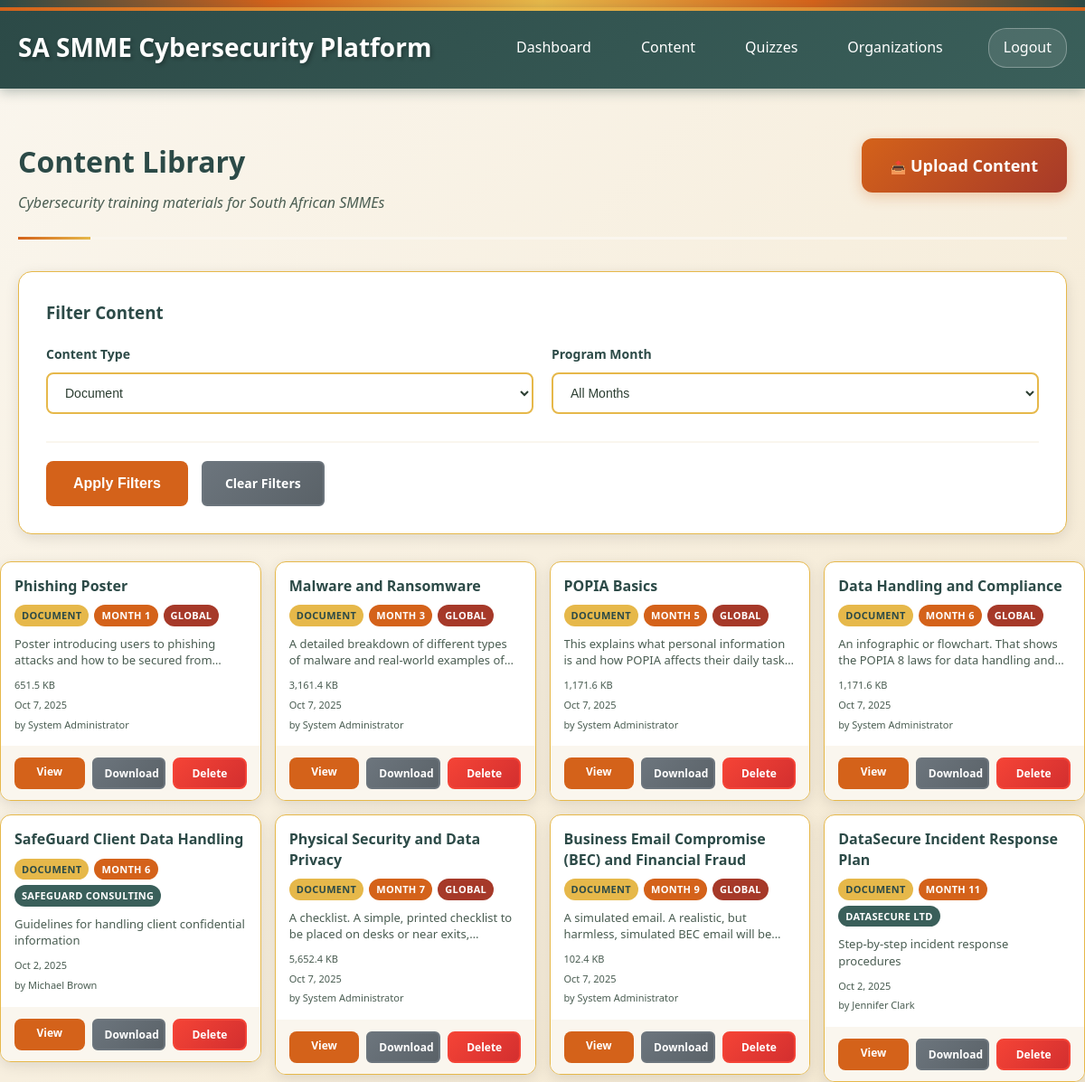
Screenshot of /content_list.php?type=document (signed in) with the database file from the repository.
### tables this page shows
CREATE TABLE content (
    id INTEGER PRIMARY KEY AUTOINCREMENT,
    organization_id INTEGER, -- NULL for global content
    title VARCHAR(255) NOT NULL,
    description TEXT,
    file_path VARCHAR(500),
    file_name VARCHAR(255),
    file_size INTEGER,
    external_url VARCHAR(500), -- For YouTube, external links
    content_type_id INTEGER NOT NULL,
    month_number INTEGER CHECK (month_number >= 1 AND month_number <= 12), -- 1-12 for program months
    target_audience TEXT, -- JSON array of roles/departments
    is_mandatory BOOLEAN DEFAULT 1,
    uploaded_by INTEGER NOT NULL,
    is_active BOOLEAN DEFAULT 1,
    created_at TIMESTAMP DEFAULT CURRENT_TIMESTAMP,
    updated_at TIMESTAMP DEFAULT CURRENT_TIMESTAMP,
    FOREIGN KEY (organization_id) REFERENCES organizations(id),
    FOREIGN KEY (content_type_id) REFERENCES content_types(id),
    FOREIGN KEY (uploaded_by) REFERENCES users(id)
);

CREATE TABLE content_types (
    id INTEGER PRIMARY KEY AUTOINCREMENT,
    name VARCHAR(50) UNIQUE NOT NULL,
    description TEXT,
    file_extensions TEXT, -- JSON array of allowed extensions
    max_file_size INTEGER DEFAULT 10485760, -- 10MB default
    created_at TIMESTAMP DEFAULT CURRENT_TIMESTAMP
);

CREATE TABLE organizations (
    id INTEGER PRIMARY KEY AUTOINCREMENT,
    name VARCHAR(100) NOT NULL,
    registration_number VARCHAR(50),
    industry VARCHAR(50),
    size_category VARCHAR(20) CHECK (size_category IN ('micro', 'small', 'medium')),
    contact_email VARCHAR(100) NOT NULL,
    contact_phone VARCHAR(20),
    address TEXT,
    subscription_plan VARCHAR(20) DEFAULT 'basic',
    subscription_status VARCHAR(20) DEFAULT 'active' CHECK (subscription_status IN ('active', 'suspended', 'cancelled')),
    settings TEXT, -- JSON for organization-specific settings
    is_active BOOLEAN DEFAULT 1,
    created_at TIMESTAMP DEFAULT CURRENT_TIMESTAMP,
    updated_at TIMESTAMP DEFAULT CURRENT_TIMESTAMP
);

### src/content_list.php (the view, shortened to what this page needs)
<?php
require_once __DIR__ . '/config/db.php';
$filter_type = $_GET['type'] ?? '';
$where_conditions = ['c.is_active = 1'];
$params = [];
if (!empty($filter_type)) {
    $where_conditions[] = 'ct.name = :type';
    $params['type'] = $filter_type;
}
$where_clause = implode(' AND ', $where_conditions);
try {
    $stmt = $pdo->prepare("
        SELECT c.*, ct.name as content_type_name, o.name as organization_name,
               u.first_name || ' ' || u.last_name as uploaded_by_name
        FROM content c
        LEFT JOIN content_types ct ON c.content_type_id = ct.id
        LEFT JOIN organizations o ON c.organization_id = o.id
        LEFT JOIN users u ON c.uploaded_by = u.id
        WHERE $where_clause
        ORDER BY c.month_number ASC, c.created_at DESC
    ");
    $stmt->execute($params);
    $content_list = $stmt->fetchAll(PDO::FETCH_ASSOC);
} catch (PDOException $e) {
    $content_list = [];
    $error = "Error loading content: " . $e->getMessage();
}
try {
    $type_stmt = $pdo->prepare("SELECT DISTINCT name FROM content_types ORDER BY name");
    $type_stmt->execute();
    $available_types = $type_stmt->fetchAll(PDO::FETCH_COLUMN);
} catch (PDOException $e) {
    $available_types = [];
}
?>
<!DOCTYPE html>
<html lang="en">
<head>
    <link rel="stylesheet" href="assets/webdesign-style.css">
</head>
<body>
    <div class="african-border"></div>
    <div class="header">
        <div class="header-left">
            <h1>SA SMME Cybersecurity Platform</h1>
        </div>
        <div class="header-right">
            <nav class="nav-links">
                <a href="dashboard.php">Dashboard</a>
                <a href="content_list.php">Content</a>
                <a href="quiz_list.php">Quizzes</a>
                <?php if ($_SESSION['role'] === 'system_admin'): ?>
                    <a href="organization_management.php">Organizations</a>
                <?php elseif ($_SESSION['role'] === 'org_admin'): ?>
                    <a href="user_management.php">Users</a>
                <?php endif; ?>
            </nav>
            <div class="user-section">
                <a href="logout.php" class="logout-btn">Logout</a>
            </div>
        </div>
    </div>
    <div class="container">
        <div class="page-header-section">
            <div class="page-title-area">
                <h2 class="page-title">Content Library</h2>
                <p class="page-subtitle">Cybersecurity training materials for South African SMMEs</p>
            </div>
            <?php if (in_array($_SESSION['role'], ['system_admin', 'org_admin'])): ?>
                <div class="page-actions">
                    <a href="content_upload.php" class="btn-primary create-quiz-btn">
                        <span class="btn-icon">📤</span>
                        <span class="btn-text">Upload Content</span>
                    </a>
                </div>
            <?php endif; ?>
        </div>
        <div class="form-card" style="margin-bottom: 30px;">
            <h3 style="margin-bottom: 20px; color: var(--primary-dark);">Filter Content</h3>
            <form method="GET" action="">
                <div class="form-row">
                    <div class="form-group half-width">
                        <label for="type">Content Type</label>
                        <select id="type" name="type">
                            <?php foreach ($available_types as $type): ?>
                                <option value="<?php echo htmlspecialchars($type); ?>"
                                        <?php echo $filter_type === $type ? 'selected' : ''; ?>>
                                    <?php echo htmlspecialchars(ucfirst($type)); ?>
                                </option>
                            <?php endforeach; ?>
                        </select>
                    </div>
                    <div class="form-group half-width">
                        <label for="month">Program Month</label>
                        <select id="month" name="month">
                            <option value="">All Months</option>
                        </select>
                    </div>
                </div>
                <div class="form-actions">
                    <button type="submit" class="btn-primary">Apply Filters</button>
                    <a href="content_list.php" class="btn-secondary">Clear Filters</a>
                    </div>
                </div>
        </div>
        <?php if (empty($content_list)): ?>
            <div class="info-card" style="text-align: center; padding: 40px;">
                <h3>No content found</h3>
                <p>Try adjusting your filters or upload some content to get started.</p>
                <?php if (in_array($_SESSION['role'], ['system_admin', 'org_admin'])): ?>
                    <div style="margin-top: 20px;">
                        <a href="content_upload.php" class="btn-primary">Upload your first content</a>
                    </div>
                <?php endif; ?>
            </div>
        <?php else: ?>
            <div class="content-grid">
                <?php foreach ($content_list as $content): ?>
                    <div class="content-card">
                        <div class="content-header">
                            <h3><?php echo htmlspecialchars($content['title']); ?></h3>
                            <div class="content-badges">
                                <span class="badge badge-type">
                                    <?php echo htmlspecialchars($content['content_type_name']); ?>
                                </span>
                                <?php if ($content['month_number']): ?>
                                    <span class="badge badge-month">
                                        Month <?php echo $content['month_number']; ?>
                                    </span>
                                <?php endif; ?>
                                <?php if ($content['organization_name']): ?>
                                    <span class="badge badge-org">
                                        <?php echo htmlspecialchars($content['organization_name']); ?>
                                    </span>
                                <?php else: ?>
                                    <span class="badge badge-global">Global</span>
                                <?php endif; ?>
                            </div>
                            <?php if ($content['description']): ?>
                                <p class="content-description">
                                    <?php echo htmlspecialchars($content['description']); ?>
                                </p>
                            <?php endif; ?>
                            <div class="content-meta">
                                <?php if ($content['file_size']): ?>
                                    <span><?php echo number_format($content['file_size'] / 1024, 1); ?> KB</span>
                                <?php endif; ?>
                                <span><?php echo date('M j, Y', strtotime($content['created_at'])); ?></span>
                                <?php if ($content['uploaded_by_name']): ?>
                                    <span>by <?php echo htmlspecialchars($content['uploaded_by_name']); ?></span>
                                <?php endif; ?>
                            </div>
                        </div>
                        <div class="content-actions">
                            <?php if ($content['external_url']): ?>
                                <a href="<?php echo htmlspecialchars($content['external_url']); ?>"
                                   target="_blank" class="btn-primary">
                                    Open Link
                                </a>
                            <?php elseif ($content['file_path']): ?>
                                <a href="view_content.php?id=<?php echo $content['id']; ?>"
                                   class="btn-primary">
                                    View
                                </a>
                                <a href="download_content.php?id=<?php echo $content['id']; ?>"
                                   class="btn-secondary">
                                    Download
                                </a>
                            <?php endif; ?>
                            <?php if (in_array($_SESSION['role'], ['system_admin', 'org_admin'])): ?>
                                <a href="content_list.php?delete=<?php echo $content['id']; ?>"
                                   class="btn-danger"
                                   onclick="return confirm('Are you sure you want to delete this content?')">
                                    Delete
                                </a>
                            <?php endif; ?>
                        </div>
                    </div>
                <?php endforeach; ?>
            </div>
        <?php endif; ?>
</body>
</html>

### rows the page displays
content: title "Phishing Poster", content_type.name "DOCUMENT", month_number "1", shows "GLOBAL", description "Poster introducing users to phishing attacks and how to be secured…", $content['file_size']/1024 "651.5", created_at "Oct 7, 2025", uploaded_by_name "System Administrator"
content: title "Malware and Ransomware", content_type.name "DOCUMENT", month_number "3", shows "GLOBAL", description "A detailed breakdown of different types of malware and real-world examples…", $content['file_size']/1024 "3,161.4", created_at "Oct 7, 2025", uploaded_by_name "System Administrator"
content: title "POPIA Basics", content_type.name "DOCUMENT", month_number "5", shows "GLOBAL", description "This explains what personal information is and how POPIA affects their daily…", $content['file_size']/1024 "1,171.6", created_at "Oct 7, 2025", uploaded_by_name "System Administrator"
content: title "Data Handling and Compliance", content_type.name "DOCUMENT", month_number "6", shows "GLOBAL", description "An infographic or flowchart. That shows the POPIA 8 laws for data handling…", $content['file_size']/1024 "1,171.6", created_at "Oct 7, 2025", uploaded_by_name "System Administrator"
content: title "SafeGuard Client Data Handling", content_type.name "DOCUMENT", month_number "6", organization.name "SAFEGUARD CONSULTING", description "Guidelines for handling client confidential information", created_at "Oct 2, 2025", uploaded_by_name "Michael Brown"
content: title "Physical Security and Data Privacy", content_type.name "DOCUMENT", month_number "7", shows "GLOBAL", description "A checklist. A simple, printed checklist to be placed on desks or near…", $content['file_size']/1024 "5,652.4", created_at "Oct 7, 2025", uploaded_by_name "System Administrator"
content: title "Business Email Compromise (BEC) and Financial Fraud", content_type.name "DOCUMENT", month_number "9", shows "GLOBAL", description "A simulated email. A realistic, but harmless, simulated BEC email will…", $content['file_size']/1024 "102.4", created_at "Oct 7, 2025", uploaded_by_name "System Administrator"
content: title "DataSecure Incident Response Plan", content_type.name "DOCUMENT", month_number "11", organization.name "DATASECURE LTD", description "Step-by-step incident response procedures", created_at "Oct 2, 2025", uploaded_by_name "Jennifer Clark"

### other values shown
form field type "Document"
